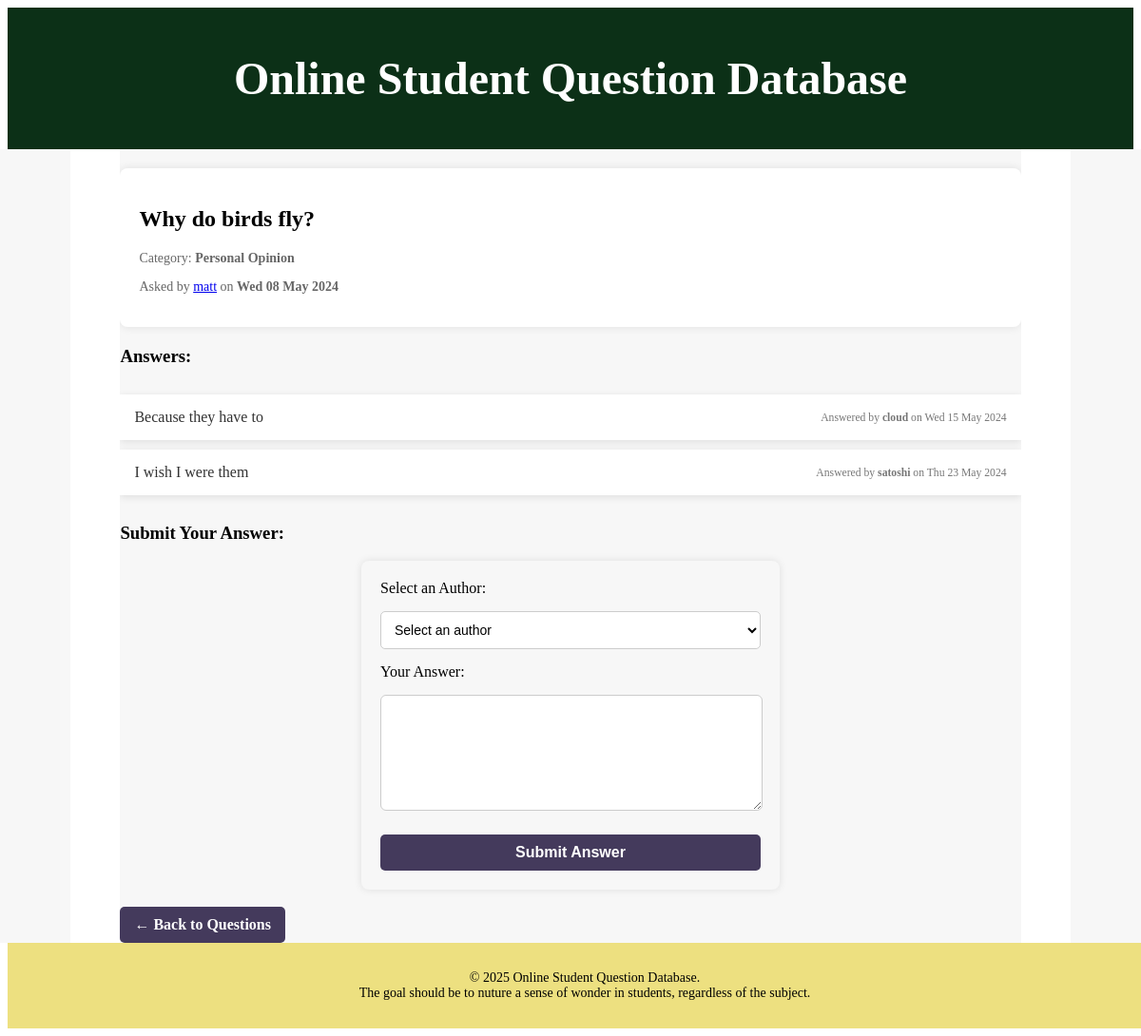
The page /cw/question_answers.php?ques_id=1 on the database its author committed.
### tables this page shows
CREATE TABLE `question` (
  `id` int(11) NOT NULL,
  `question` text NOT NULL,
  `date` date NOT NULL,
  `aut_id` int(11) NOT NULL,
  `catg_id` int(11) NOT NULL,
  `image` varchar(255) NOT NULL,
  `deleted` tinyint(1) DEFAULT 0
);

CREATE TABLE `category` (
  `id` int(11) NOT NULL,
  `catg_name` varchar(255) NOT NULL
);

CREATE TABLE `author` (
  `id` int(11) NOT NULL,
  `name` varchar(255) DEFAULT NULL,
  `email` varchar(255) DEFAULT NULL
);

CREATE TABLE `answer` (
  `id` int(11) NOT NULL,
  `answer` text NOT NULL,
  `ans_date` date NOT NULL,
  `ques_id` int(11) NOT NULL,
  `aut_id` int(11) NOT NULL,
  `deleted` tinyint(1) DEFAULT 0
);

### cw/question_answers.php (called while the page is built, shortened)
<?php
include 'includes/DatabaseConnection.php';
include 'includes/DataBaseFunctions.php';
try {
    if (isset($_GET['ques_id'])) {
        $questionId = $_GET['ques_id'];
        $query = "SELECT question, catg_name, name, email, date FROM question
                  INNER JOIN author ON question.aut_id = author.id
                  INNER JOIN category ON question.catg_id = category.id
                  WHERE question.id = :ques_id";
        $stmt = $pdo->prepare($query);
        $stmt->execute([':ques_id' => $questionId]);
        $question = $stmt->fetch();
        $answers = getAnswer($pdo, $questionId);
        include 'templates/answers.html.php';
    } else {
        $title = 'Error';
        $output = "<p style='color: red;'>Error: No question selected.</p>";
    }
} catch (PDOException $e) {
    $title = 'An error has occurred';
    $output = '<p style="color: red;">Database error: ' . $e->getMessage() . '</p>';
}
include 'templates/answers_layout.html.php';
?>

### cw/includes/DataBaseFunctions.php (called while the page is built, shortened)
<?php
function getAnswer($pdo, $questionId) {
    $query = "SELECT answer.id, answer.answer, answer.ans_date, author.name
              FROM answer
              INNER JOIN author ON answer.aut_id = author.id
              WHERE ques_id = :ques_id AND deleted = FALSE";
    $stmt = $pdo->prepare($query);
    $stmt->execute([':ques_id' => $questionId]);
    return $stmt->fetchAll();
}

### cw/templates/answers.html.php (the view, shortened to what this page needs)
<section class="answer-box">
    <h3>Answers:</h3>
    <table class="answer-table">
        <?php if (count($answers) > 0): ?>
            <?php foreach ($answers as $answer): ?>
                <tr>
                    <td class="answer-content"><?=htmlspecialchars($answer['answer'], ENT_QUOTES, 'UTF-8')?></td>
                    <td class="answer-meta">
                        <small>Answered by <strong><?=htmlspecialchars($answer['name'], ENT_QUOTES, 'UTF-8')?></strong> on
                        <?=htmlspecialchars(date("D d M Y", strtotime($answer['ans_date'])), ENT_QUOTES, 'UTF-8')?></small>
                    </td>
                </tr>
            <?php endforeach; ?>
        <?php else: ?>
            <tr>
                <td colspan="2" class="no-answer">No answers available for this question.</td>
            </tr>
        <?php endif; ?>
    </table>
</section>
<section class="answer-box">
    <h3>Submit Your Answer:</h3>
    <form action="submit_answer.php" method="post">
        <label for="author">Select an Author:</label>
        <select name="aut_id" id="author" required>
            <option value="">Select an author</option>
        </select>
        <label for="answer">Your Answer:</label>
        <textarea name="answer" id="answer" rows="4" required></textarea>
        <button type="submit" class="btn">Submit Answer</button>
    </form>
</section>

### cw/templates/answers_layout.html.php (shortened to what this page needs)
<!DOCTYPE html>
<html lang="en">
<head>
    <link rel="stylesheet" href="css/style.css">
</head>
<body>
    <?php include 'hf/header.php';?>
    <main class="main-content">
        <section class="question-box">
            <h2><?=htmlspecialchars($question['question'], ENT_QUOTES, 'UTF-8')?></h2>
            <p class="question-meta">Category: <strong><?=htmlspecialchars($question['catg_name'], ENT_QUOTES, 'UTF-8')?></strong></p>
            <p class="question-meta">
                Asked by <a href="mailto:<?=htmlspecialchars($question['email'], ENT_QUOTES, 'UTF-8');?>">
                <?=htmlspecialchars($question['name'], ENT_QUOTES, 'UTF-8');?></a> on
                <strong><?=htmlspecialchars(date("D d M Y", strtotime($question['date'])), ENT_QUOTES, 'UTF-8')?></strong>
            </p>
        </section>
        <?php include 'templates/answers.html.php'; ?>
        <br>
        <a href="questions.php" class="btn">← Back to Questions</a>
    </main>
    <?php include 'hf/footer.php';?>
</body>
</html>

### cw/css/style.css (style rules this page uses)
main { overflow: auto; min-height: 80vh; background-color: #f7f7f7; width: 80%; margin: auto; box-shadow: -1000px 0 0 #f7f7f7, 1000px 0 0 #f7f7f7; padding-top: 20px; }
.question-box { background: #fff; padding: 20px; border-radius: 8px; box-shadow: 0px 0px 10px rgba(0,0,0,0.1); text-align: left; margin-bottom: 20px; }
.question-meta { color: #666; font-size: 14px; }
.btn { display: inline-block; padding: 10px 15px; font-size: 16px; font-weight: bold; border-radius: 5px; text-decoration: none; background-color: #443A5C; color: white; transition: all 0.3s ease; cursor: pointer; }
.answer-table { width: 100%; border-collapse: separate; border-spacing: 0 10px; }
.answer-table tr { background-color: #ffffff; padding: 15px; box-shadow: 0px 2px 8px rgba(0, 0, 0, 0.1); margin-bottom: 12px; }
.answer-content, .answer-meta { padding: 15px; font-size: 16px; color: #333; }
.answer-meta { font-size: 14px; color: #777; text-align: right; min-width: 200px; }
.answer-box form { background: #f7f7f7; padding: 20px; border-radius: 8px; box-shadow: 0px 0px 8px rgba(0,0,0,0.1); }
.answer-box input[type="text"], .answer-box textarea { width: calc(100% - 20px); padding: 10px; margin-bottom: 10px; border: 1px solid #ccc; border-radius: 6px; }
.answer-box button { padding: 10px 15px; background-color: #443A5C; color: white; border: none; border-radius: 5px; cursor: pointer; transition: background-color 0.3s ease; }
form { display: flex; flex-direction: column; gap: 15px; max-width: 400px; margin: auto; background: #f8f9fa; padding: 20px; border-radius: 8px; box-shadow: 0px 4px 8px rgba(0, 0, 0, 0.1); }
textarea { width: 100%; height: 100px; padding: 8px; font-size: 14px; border: 1px solid #ccc; border-radius: 5px; resize: vertical; }
select { width: 100%; padding: 10px; font-size: 14px; border: 1px solid #ccc; border-radius: 5px; background: #fff; cursor: pointer; }

### rows shown on the page
question: question "Why do birds fly?", catg.catg_name "Personal Opinion", aut.name "matt", date "Wed 08 May 2024"
answer: answer "Because they have to", aut.name "cloud", ans_date "Wed 15 May 2024"
answer: answer "I wish I were them", aut.name "satoshi", ans_date "Thu 23 May 2024"
